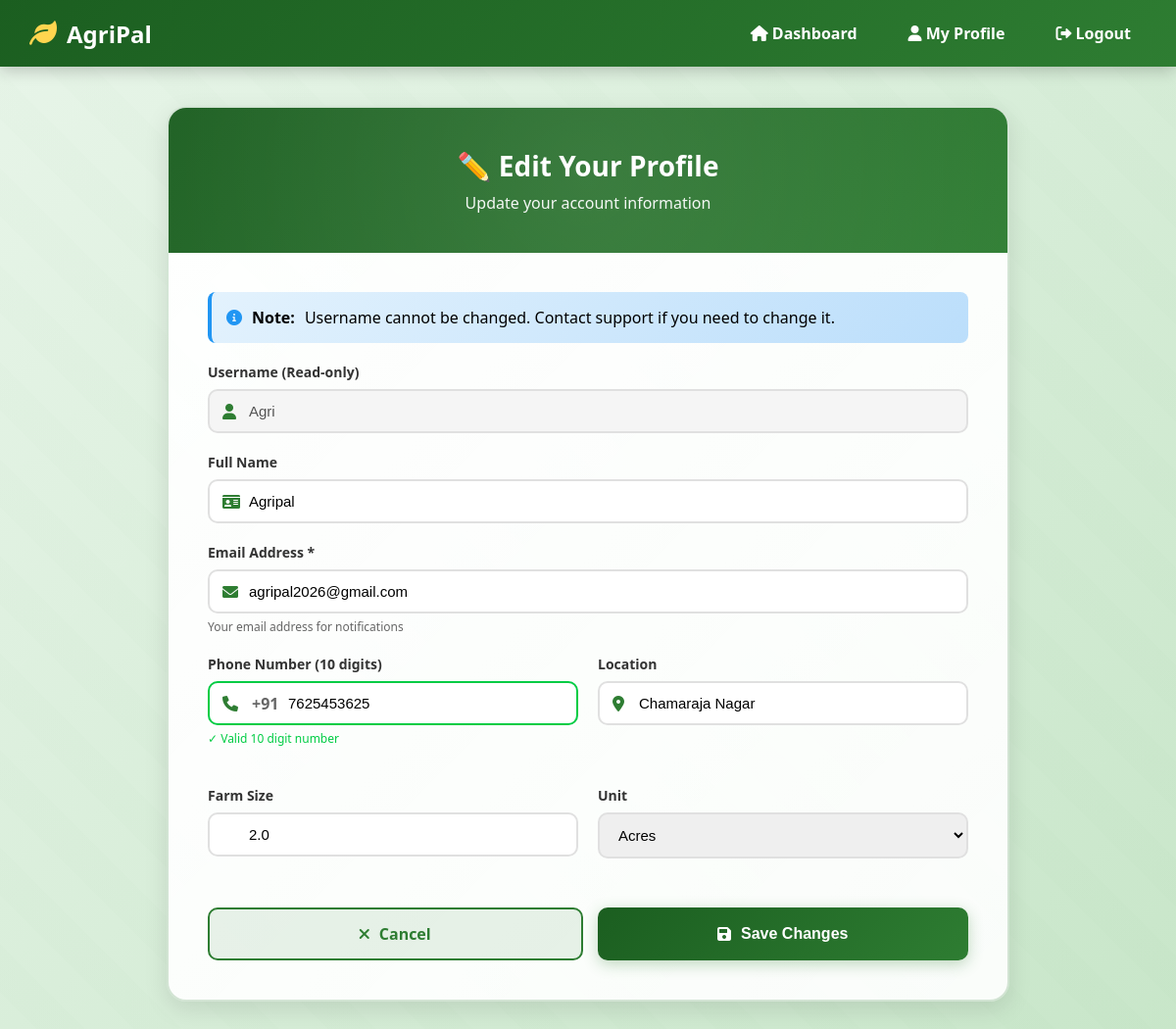
The app's page /auth/profile/edit (signed in) with its own data.
### model.py (models this page shows, shortened)
class User(UserMixin, db.Model):
    __tablename__ = 'users'
    id = db.Column(db.Integer, primary_key=True)
    username = db.Column(db.String(80), unique=True, nullable=False, index=True)
    email = db.Column(db.String(120), unique=True, nullable=False, index=True)
    password_hash = db.Column(db.String(256), nullable=False)
    full_name = db.Column(db.String(120))
    phone = db.Column(db.String(20))
    location = db.Column(db.String(200))
    farm_size = db.Column(db.Float)
    farm_size_unit = db.Column(db.String(20), default='hectare')
    created_at = db.Column(db.DateTime, default=datetime.utcnow)
    last_login = db.Column(db.DateTime)
    is_active = db.Column(db.Boolean, default=True)
    login_count = db.Column(db.Integer, default=0)
    login_history = db.relationship('LoginHistory', backref='user', lazy='dynamic', cascade='all, delete-orphan')
    disease_detections = db.relationship('DiseaseDetection', backref='user', lazy='dynamic', cascade='all, delete-orphan')

### routes/auth.py (the view, shortened to what this page needs)
@auth_bp.route('/profile/edit', methods=['GET', 'POST'])
@login_required
def edit_profile():
    return render_template('auth/edit_profile.html')

### app2.py (called while the page is built, shortened)
@login_manager.user_loader
def load_user(user_id):
    return User.query.get(int(user_id))

@app.before_request
def validate_session():
    if request.endpoint and (
        request.endpoint.startswith('static') or
        request.endpoint.startswith('auth.') or
        request.endpoint == 'index' or
        request.endpoint == 'health_check' or
        request.endpoint == 'api_info'
    ):
        return

### templates/auth/edit_profile.html (shortened to what this page needs)
<!DOCTYPE html>
<html lang="en">
<head>
    <link href="https://cdnjs.cloudflare.com/ajax/libs/font-awesome/6.0.0-beta3/css/all.min.css" rel="stylesheet">
</head>
<body>
    <div class="content-wrapper">
        <nav class="navbar">
            <a href="{{ url_for('dashboard') }}" class="navbar-brand">
                <i class="fas fa-leaf"></i> AgriPal
            </a>
            <div class="navbar-links">
                <a href="{{ url_for('dashboard') }}"><i class="fas fa-home"></i> Dashboard</a>
                <a href="{{ url_for('auth.profile') }}"><i class="fas fa-user"></i> My Profile</a>
                <a href="{{ url_for('auth.logout') }}"><i class="fas fa-sign-out-alt"></i> Logout</a>
            </div>
        </nav>
        <div class="container">
            <div class="edit-card">
                <div class="edit-header">
                    <h1>✏️ Edit Your Profile</h1>
                    <p>Update your account information</p>
                </div>
                <form method="POST" action="{{ url_for('auth.edit_profile') }}" class="edit-form" id="editForm">
                    <div class="info-box">
                        <i class="fas fa-info-circle" style="color: #2196f3;"></i>
                        <strong>Note:</strong> Username cannot be changed. Contact support if you need to change it.
                    </div>
                    <div class="form-group">
                        <label for="username">Username (Read-only)</label>
                        <div class="input-wrapper">
                            <i class="fas fa-user input-icon"></i>
                            <input type="text" id="username" value="{{ current_user.username }}" disabled>
                        </div>
                    </div>
                    <div class="form-group">
                        <label for="full_name">Full Name</label>
                        <div class="input-wrapper">
                            <i class="fas fa-id-card input-icon"></i>
                            <input type="text" id="full_name" name="full_name"
                                   value="{{ current_user.full_name or '' }}"
                                   placeholder="Your full name">
                        </div>
                    </div>
                    <div class="form-group">
                        <label for="email">Email Address *</label>
                        <div class="input-wrapper">
                            <i class="fas fa-envelope input-icon"></i>
                            <input type="email" id="email" name="email"
                                   value="{{ current_user.email }}"
                                   required>
                        </div>
                        <small>Your email address for notifications</small>
                    </div>
                    <div class="form-row">
                        <div class="form-group">
                            <label for="phone">Phone Number (10 digits)</label>
                            <div class="phone-input-wrapper">
                                <div class="input-wrapper">
                                    <i class="fas fa-phone input-icon"></i>
                                    <span class="country-code">+91</span>
                                    <input type="tel" id="phone" name="phone"
                                           value="{{ current_user.phone or '' }}"
                                           placeholder="1234567890"
                                           pattern="[0-9]{10}"
                                           maxlength="10"
                                           title="Please enter exactly 10 digits">
                                </div>
                            </div>
                            <small id="phoneHelp">Enter 10 digit mobile number</small>
                        </div>
                        <div class="form-group">
                            <label for="location">Location</label>
                            <div class="input-wrapper">
                                <i class="fas fa-map-marker-alt input-icon"></i>
                                <input type="text" id="location" name="location"
                                       value="{{ current_user.location or '' }}"
                                       placeholder="City, State">
                            </div>
                        </div>
                    </div>
                    <div class="form-row">
                        <div class="form-group">
                            <label for="farm_size">Farm Size</label>
                            <input type="number" id="farm_size" name="farm_size"
                                   value="{{ current_user.farm_size or '' }}"
                                   step="0.01" min="0" placeholder="0">
                        </div>
                        <div class="form-group">
                            <label for="farm_size_unit">Unit</label>
                            <select id="farm_size_unit" name="farm_size_unit">
                                <option value="acre" {% if current_user.farm_size_unit == 'acre' %}selected{% endif %}>
                                    Acres
                                </option>
                            </select>
                        </div>
                    </div>
                    <div class="form-actions">
                        <a href="{{ url_for('auth.profile') }}" class="btn btn-secondary">
                            <i class="fas fa-times"></i> Cancel
                        </a>
                        <button type="submit" class="btn btn-primary" id="submitBtn">
                            <i class="fas fa-save"></i> Save Changes
                        </button>
                    </div>
                </form>
            </div>
        </div>
    </div>
</body>
</html>

### templates/auth/edit_profile.html (style rules this page uses)
:root { --primary-color: #2e7d32; --accent-color: #ffd54f; }
* { margin: 0; padding: 0; box-sizing: border-box; }
body { font-family: 'Segoe UI', Tahoma, Geneva, Verdana, sans-serif; min-height: 100vh; position: relative; }
.content-wrapper { position: relative; z-index: 1; }
.navbar { background: linear-gradient(135deg, #1b5e20, #2e7d32); color: white; padding: 15px 30px; display: flex; justify-content: space-between; align-items: center; box-shadow: 0 4px 15px rgba(0, 0, 0, 0.2); position: sticky; top: 0; z-index: 100; }
.navbar-brand { font-size: 24px; font-weight: bold; text-decoration: none; color: white; display: flex; align-items: center; gap: 10px; }
.navbar-brand i { font-size: 28px; color: var(--accent-color); }
.navbar-links { display: flex; gap: 20px; }
.navbar-links a { color: white; text-decoration: none; padding: 8px 16px; border-radius: 25px; transition: all 0.3s; font-weight: 600; }
.container { max-width: 900px; margin: 40px auto; padding: 0 20px; }
.edit-card { background: linear-gradient(135deg, rgba(255, 255, 255, 0.95), rgba(255, 255, 255, 0.9)); border-radius: 20px; box-shadow: 0 8px 25px rgba(0, 0, 0, 0.1); overflow: hidden; border: 2px solid rgba(46, 125, 50, 0.2); animation: fadeInUp 0.6s ease-out; }
.edit-header { background: linear-gradient(135deg, #1b5e20, #2e7d32); color: white; padding: 40px; text-align: center; position: relative; overflow: hidden; }
.edit-header::before { content: ''; position: absolute; top: -50%; right: -50%; width: 200%; height: 200%; background: radial-gradient(circle, rgba(255, 255, 255, 0.1) 0%, transparent 70%); animation: rotate 20s linear infinite; }
.edit-header h1 { font-size: 28px; margin-bottom: 8px; position: relative; z-index: 1; }
.edit-header p { position: relative; z-index: 1; opacity: 0.95; }
.edit-form { padding: 40px; }
.form-row { display: grid; grid-template-columns: 1fr 1fr; gap: 20px; margin-bottom: 20px; }
.form-group { margin-bottom: 20px; }
.form-group label { display: block; margin-bottom: 8px; color: #333; font-weight: 600; font-size: 14px; }
.input-wrapper { position: relative; }
.input-icon { position: absolute; left: 15px; top: 50%; transform: translateY(-50%); color: var(--primary-color); font-size: 16px; }
.form-group input, .form-group select { width: 100%; padding: 12px 15px 12px 40px; border: 2px solid #e0e0e0; border-radius: 10px; font-size: 15px; transition: all 0.3s ease; }
.form-group select { padding-left: 15px; }
.form-group input:disabled { background: #f5f5f5; cursor: not-allowed; }
.form-group input.success { border-color: #00cc44; }
.form-group small { display: block; margin-top: 5px; color: #666; font-size: 12px; }
.form-group small.success-text { color: #00cc44; }
.form-actions { display: flex; gap: 15px; margin-top: 30px; }
.btn { flex: 1; padding: 14px; border: none; border-radius: 10px; font-size: 16px; font-weight: 600; cursor: pointer; transition: all 0.3s; text-decoration: none; display: inline-flex; align-items: center; justify-content: center; gap: 10px; text-align: center; }
.btn-primary { background: linear-gradient(135deg, #1b5e20, #2e7d32); color: white; box-shadow: 0 4px 15px rgba(46, 125, 50, 0.3); }
.btn-secondary { background: rgba(46, 125, 50, 0.1); color: var(--primary-color); border: 2px solid var(--primary-color); }
.info-box { background: linear-gradient(135deg, #e3f2fd, #bbdefb); border-left: 4px solid #2196f3; padding: 15px; margin-bottom: 20px; border-radius: 8px; display: flex; align-items: center; gap: 10px; }
.phone-input-wrapper { position: relative; }
.country-code { position: absolute; left: 45px; top: 50%; transform: translateY(-50%); color: #666; font-weight: 600; pointer-events: none; }
.phone-input-wrapper input { padding-left: 80px; }

### records on screen
User: username "Agri", full_name "Agripal", email "agripal2026@gmail.com", phone "7625453625", location "Chamaraja Nagar", farm_size "2.0", farm_size_unit "Acres"
